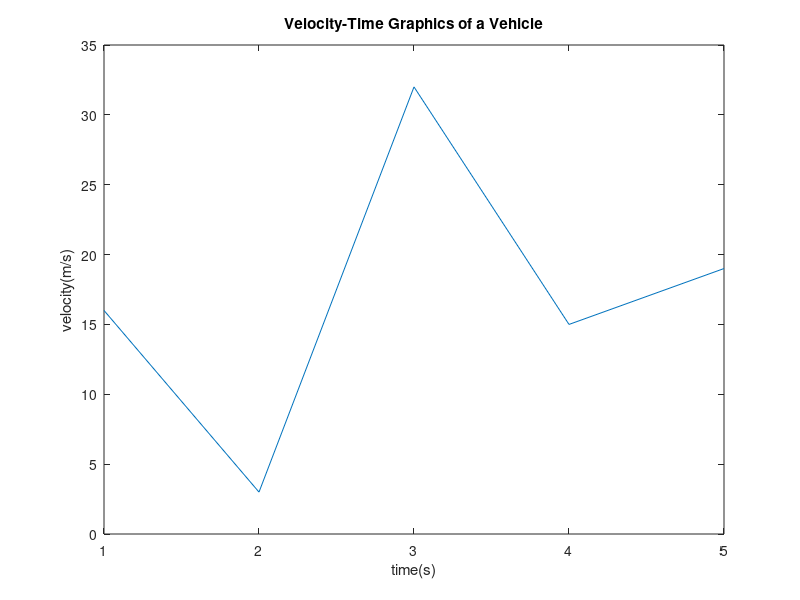

This chart was generated by the following MATLAB code:
%%Name Surname: Serkan Burak Örs
%Istanbul Technical University
%Aeronautics and Astronautics Faculty - Astronautical Engineering
%E-mail: orss19@itu.edu.tr
%BIL 113E - Summer 2020 - CRN:30156
%Instructor: Dr. Mustafa Resa Becan
%Week 3 - Date: 26/08/2020
%%
x = [1 2 3 4 5];
y = [16 3 32 15 19];
plot(x,y);
xlabel('time(s)');
ylabel('velocity(m/s)');
title('Velocity-Time Graphics of a Vehicle');
grid off; % closes grids